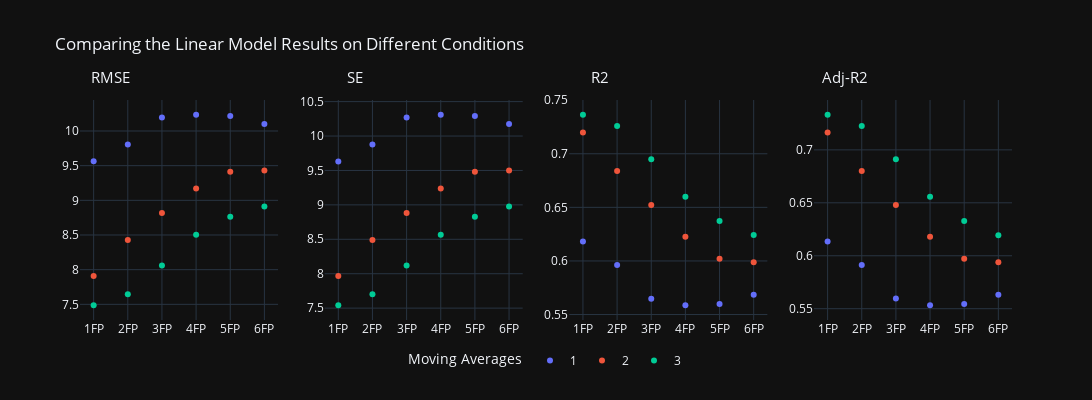
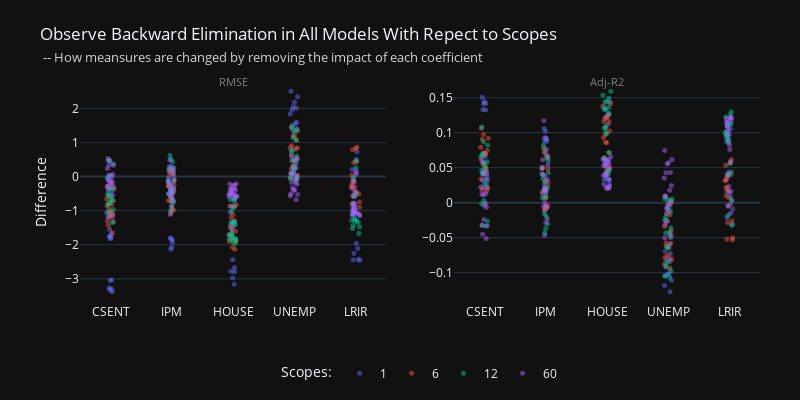
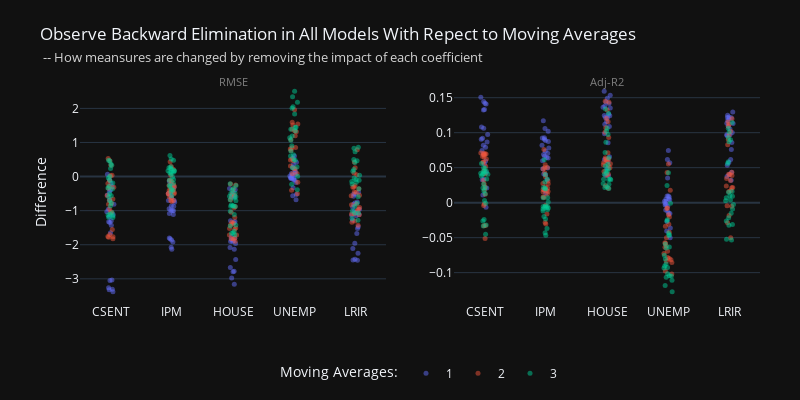
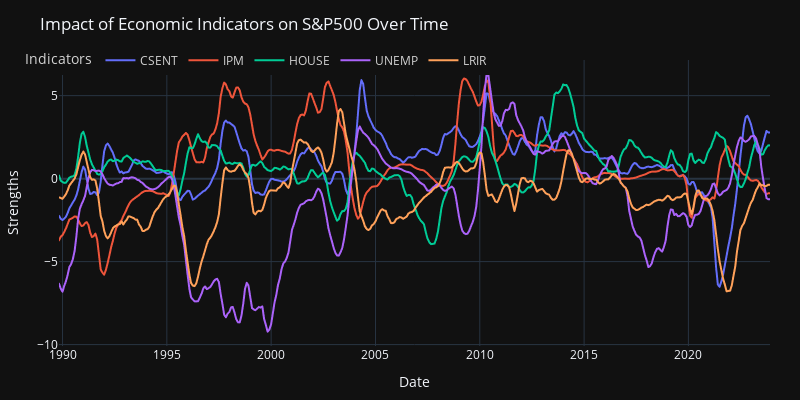

The notebook cell these images were saved under, in order:
### Code cell
# comparing model performance & backward elimination test
fig1_1, fig1_2, fig1_3, fig1_4 = PA.model_learning([1, 6, 12, 60], model='LinR')

horizon_plots(fig1_1, 'Linear Model').show()
fig1_2.show()
fig1_3.show()
fig1_4.show()
